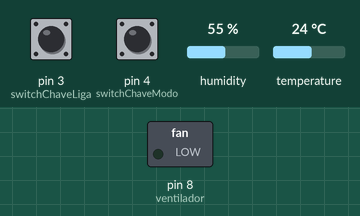
Simulated run of this sketch. Board: Arduino Uno, built with avr-gcc and run on an emulated ATmega328P. Shown: switched loads named in the sketch (green lamp = pin HIGH). The inputs (shaded band) are chosen by the test bench; at power-on: pin 3 (switchChaveLiga) HIGH, pin 4 (switchChaveModo) HIGH, humidity 55 %, temperature 24 °C. No radio packets arrive unless stated.

Above: at 0.1 s.
At 6.1 s:
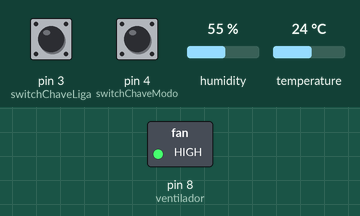
Timing chart, 0 to 7.6 s (numbered marks = the images above):
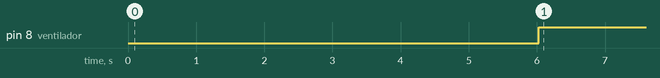

Measured:
- by itself, pin 8 (ventilador): LOW → HIGH at 6.0 s

The sketch:

nodeSensor.ino
```cpp
/* Projeto SoftCool
 * Desenvolvido durante o Desafio IoT 2020 da @Tech
 * Autor: João Tartaglia
 * github.com/jvtartaglia
 *
 * Bibliotecas utilizadas
 * SPI.h - https://www.arduino.cc/en/reference/SPI
 * DHT- https://github.com/adafruit/DHT-sensor-library
 * RF24 - https://tmrh20.github.io/RF24/index.html
 */

#include <SPI.h>
#include <nRF24L01.h>
#include <RF24.h>
#include <DHT.h>

#define DHTPIN0 2
#define DHTTYPE DHT11
#define ventilador 8
#define switchChaveModo 4
#define switchChaveLiga 3
#define pinoChipEnable 9
#define pinoChipSelect 10

const byte enderecoPipe[6] = "00001";

/*  array para armazenar as variaveis controladas e transmitidas
    dados[0] = temperatura
    dados[1] = umidade
    dados[2] = modo de operacao (0 = automatico / 1 = manual)
    dados[3] = controle do ventilador (0 = desligado / 1 = ligado)
*/
float dados[4];

RF24 radio(pinoChipEnable, pinoChipSelect);
DHT dht11(DHTPIN0, DHTTYPE);

void setup() {

  pinMode(ventilador, OUTPUT);
  pinMode(switchChaveModo, INPUT_PULLUP);
  pinMode(switchChaveLiga, INPUT_PULLUP);

  dht11.begin();

  radio.begin();
  delay(1000);
  radio.setDataRate( RF24_250KBPS );
  delay(1000);
  radio.setRetries(3, 5);
  delay(1000);
  radio.openWritingPipe(enderecoPipe);
  delay(1000);
  radio.setPALevel(RF24_PA_MIN);
  delay(1000);
  radio.stopListening();
  delay(1000);
}

void loop() {

  dados[2] = digitalRead(switchChaveModo);
  dados[3] = digitalRead(switchChaveLiga);

  // modo automatico
  while (dados[2] == 0) {

    dados[0] = dht11.readTemperature();
    dados[1] = dht11.readHumidity();

    if (isnan(dados[0]) || isnan(dados[1])) {
      dados[0] = 255;
      dados[1] = 255;
    }

    if (dados[0] >= 20) {
      digitalWrite(ventilador, HIGH);
    } else {
      digitalWrite(ventilador, LOW);
    }

    radio.write(&dados, sizeof(dados));

    delay(2000);

    dados[2] = digitalRead(switchChaveModo);
    dados[3] = digitalRead(switchChaveLiga);
  }

  // modo manual
  while (dados[2] == 1) {

    dados[0] = dht11.readTemperature();
    dados[1] = dht11.readHumidity();

    // checa se o retorno do DHT e valido
    if (isnan(dados[0]) || isnan(dados[1])) {
      dados[0] = 255;
      dados[1] = 255;
    }

    // checa a chave switch liga/desliga
    if (dados[3] == 1) {
      digitalWrite(ventilador, HIGH);
    } else {
      digitalWrite(ventilador, LOW);
    }

    radio.write(&dados, sizeof(dados));

    delay(2000);

    dados[2] = digitalRead(switchChaveModo);
    dados[3] = digitalRead(switchChaveLiga);
  }

}
```
